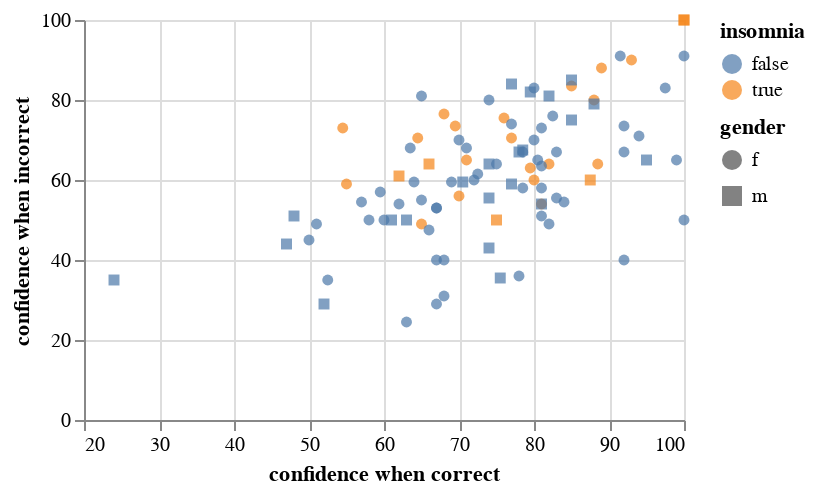

The code cell stored with this chart in its notebook:
### Code cell
# add data type, adjust, color, interactive
my_chart=alt.Chart(df,
          height=200,
          width=300
    ).mark_point(     # area, circle, tick...
            filled=True
    ).encode(           # what decide (encode) the propertied of the point
        x=alt.X('confidence when correct:Q',
                type='quantitative',
                scale=alt.Scale(zero=False)),   # not start from 0
        y='confidence when incorrect:Q',
        color='insomnia:N',
        shape='gender:N')
my_chart
